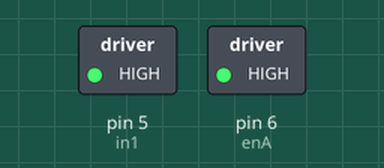
Bench run of a sketch on a simulated Arduino Uno, built with avr-gcc and run on an emulated ATmega328P. Shown: switched loads named in the sketch (green lamp = pin HIGH). What the sketch prints to the serial monitor is not drawn.

Above: at 2.5 s.
At 12.5 s:
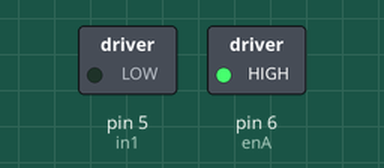
Timing chart, 0 to 23.0 s (numbered marks = the images above):
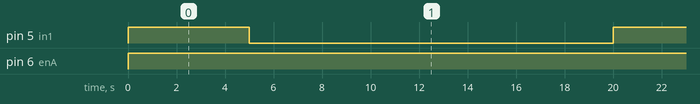

The sketch:

dc_motor.ino
```cpp
/*  Arduino DC Motor Control - PWM | H-Bridge | L298N  -  Example 01
    by Dejan Nedelkovski, www.HowToMechatronics.com
*/
#define enA 6
#define in1 5
#define in2 4
#define button 4
int rotDirection = 0;
int pressed = false;

void setup() {
  pinMode(enA, OUTPUT);
  pinMode(in1, OUTPUT);
  pinMode(in2, OUTPUT);
  pinMode(button, INPUT);
  // Set initial rotation direction
  digitalWrite(in1, LOW);
  digitalWrite(in2, HIGH);
  Serial.begin(9600);
}
void loop() {
//  int potValue = analogRead(A0); // Read potentiometer value
//  Serial.println(potValue);
//  int pwmOutput = map(potValue, 0, 1023, 0 , 255); // Map the potentiometer value from 0 to 255
  analogWrite(enA, 255); // Send PWM signal to L298N Enable pin
  Serial.println("pwmOutput");
  // Read button - Debounce
//  if (digitalRead(button) == true) {
//    pressed = !pressed;
//  }
//  while (digitalRead(button) == true);
//  delay(150);
//  Serial.println(pressed);
  // If button is pressed - change rotation direction
//  if (pressed == true  & rotDirection == 0) {
  digitalWrite(in1, HIGH);
  digitalWrite(in2, LOW);
//  rotDirection = 1;
  delay(5000);
//  }
  // If button is pressed - change rotation direction
//  if (pressed == false & rotDirection == 1) {
  digitalWrite(in1, LOW);
  digitalWrite(in2, HIGH);
//  rotDirection = 0;
  delay(5000);

  digitalWrite(in1, LOW);
  digitalWrite(in2, LOW);
  delay(10000);
//  }
 }
```

Measured:
- by itself, pin 5 (in1): alternates HIGH for 5.0 s and LOW for 15.0 s
- by itself, pin 6 (enA): LOW → HIGH at 0.00 s
